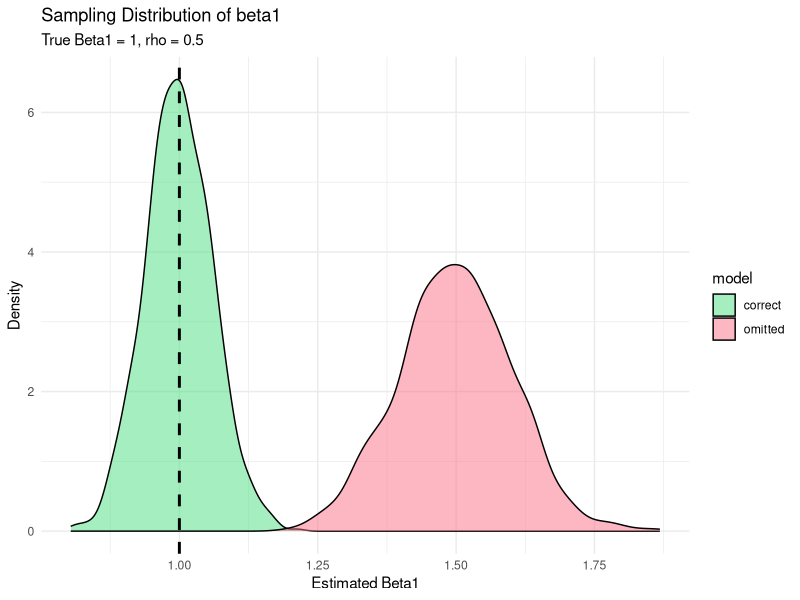

Write the R code that produced this figure.
#' @title Monte Carlo Simulation: Omitted Variable Bias (OVB)
#' @description This script demonstrates how omitting a relevant variable 
#' leads to bias in the estimated coefficients.

library(ggplot2)
library(dplyr)
library(tidyr)

# 1. Parameter Settings ----
set.seed(123)
n_obs <- 100        # Sample size
n_sims <- 1000      # Number of simulations
beta1 <- 1.0        # True coefficient of X1
beta2 <- 1.0        # True coefficient of X2
rho <- 0.5          # Correlation between X1 and X2

# 2. Simulation Function ----
run_single_sim <- function(n, rho, beta1, beta2) {
  # Generate X1 and X2 with correlation rho
  # X1 ~ N(0, 1)
  # X2 = rho*X1 + sqrt(1-rho^2)*Z, where Z ~ N(0, 1)
  x1 <- rnorm(n)
  z  <- rnorm(n)
  x2 <- rho * x1 + sqrt(1 - rho^2) * z
  
  # Error term
  eps <- rnorm(n, sd = 0.5)
  
  # Data Generating Process
  y <- beta1 * x1 + beta2 * x2 + eps
  
  # Estimation
  # Model 1: Correct (include both X1 and X2)
  m_correct <- lm(y ~ x1 + x2)
  b1_correct <- coef(m_correct)["x1"]
  
  # Model 2: Omitted (only X1)
  m_omitted <- lm(y ~ x1)
  b1_omitted <- coef(m_omitted)["x1"]
  
  return(data.frame(correct = b1_correct, omitted = b1_omitted))
}

# 3. Execution ----
cat("Starting simulations...\n")
results <- replicate(n_sims, run_single_sim(n_obs, rho, beta1, beta2), simplify = FALSE) %>%
  bind_rows()

# 4. Results Analysis ----
summary_stats <- results %>%
  pivot_longer(cols = everything(), names_to = "model", values_to = "beta1_hat") %>%
  group_by(model) %>%
  summarize(
    mean_estimate = mean(beta1_hat),
    bias = mean_estimate - beta1,
    sd = sd(beta1_hat)
  )

print(summary_stats)

# 5. Visualization ----
plot_data <- results %>%
  pivot_longer(cols = everything(), names_to = "model", values_to = "beta1_hat")

ggplot(plot_data, aes(x = beta1_hat, fill = model)) +
  geom_density(alpha = 0.5) +
  geom_vline(xintercept = beta1, linetype = "dashed", color = "black", size = 1) +
  labs(
    title = "Sampling Distribution of beta1",
    subtitle = paste0("True Beta1 = ", beta1, ", rho = ", rho),
    x = "Estimated Beta1",
    y = "Density"
  ) +
  theme_minimal() +
  scale_fill_manual(values = c("correct" = "#4ade80", "omitted" = "#fb7185"))

# Save plot (Optional)
# ggsave("ovb_simulation.png", width = 8, height = 5)
